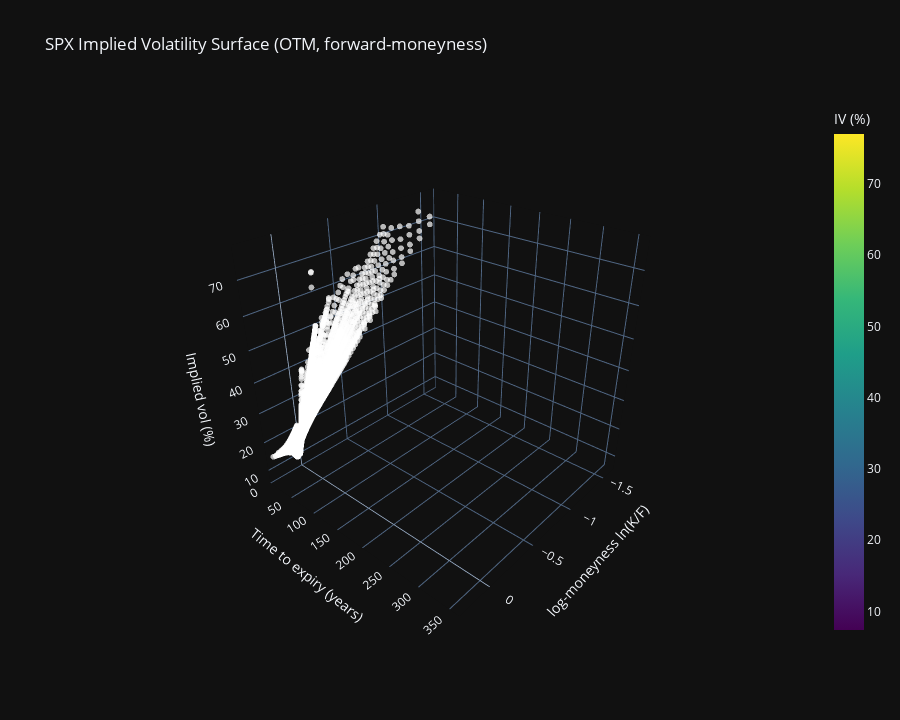

The notebook cell this image was saved under:
### Code cell
cfg = SurfaceConfig(
    min_T=1/365,  # Min 3-4 days Base 1 year =1, 1 month =1/12 etc.
    max_T=365   #
)
spx_surface_test = SPXIVSurface(spx_df1, cfg)
surface = SPXIVSurface(spx_df, cfg=cfg)

fig = spx_surface_test.plot(
    title="SPX Implied Volatility Surface (OTM, forward-moneyness)",
    interpolate=True
)
fig.show()

### Figure 1 — Plotly figure (JSON) as saved in the notebook; plotly's stock layout.template omitted (floating-point values rounded to 4 significant figures; data arrays with more than 128 entries replaced by an {"elided": "..."} marker saying what was removed)
{"data": [{"colorbar": {"title": {"text": "IV (%)"}}, "colorscale": [[0, "#440154"], [0.1111, "#482878"], [0.2222, "#3e4989"], [0.3333, "#31688e"], [0.4444, "#26828e"], [0.5556, "#1f9e89"], [0.6667, "#35b779"], [0.7778, "#6ece58"], [0.8889, "#b5de2b"], [1, "#fde725"]], "hovertemplate": "ln(K/F): %{x:.3f}<br>T: %{y:.3f}y<br>IV: %{z:.2f}%<extra></extra>", "type": "surface", "x": {"elided": "60x60 float values"}, "y": {"elided": "60x60 float values"}, "z": {"elided": "60x60 float values"}}, {"hovertemplate": "ln(K/F): %{x:.3f}<br>T: %{y:.3f}y<br>IV: %{z:.2f}%<extra></extra>", "marker": {"color": "white", "opacity": 0.7, "size": 2}, "mode": "markers", "name": "OTM quotes", "type": "scatter3d", "x": {"elided": "7349 float values"}, "y": {"elided": "7349 float values"}, "z": {"elided": "7349 float values"}}], "layout": {"height": 720, "scene": {"camera": {"eye": {"x": 1.6, "y": 1.4, "z": 1.2}}, "xaxis": {"title": {"text": "log-moneyness ln(K/F)"}}, "yaxis": {"range": [0.00274, 365], "title": {"text": "Time to expiry (years)"}}, "zaxis": {"title": {"text": "Implied vol (%)"}}}, "title": {"text": "SPX Implied Volatility Surface (OTM, forward-moneyness)"}}}
